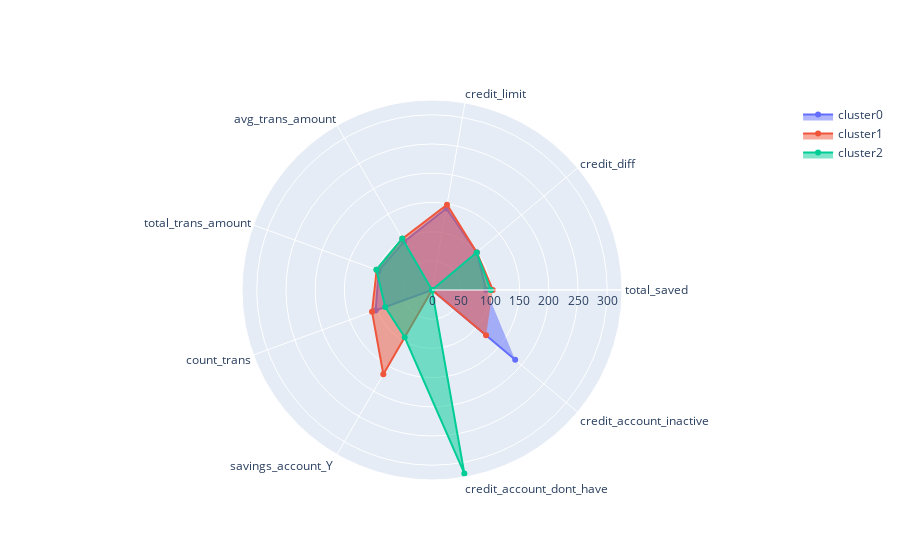

This figure's notebook cell:
### Code cell
# plot radar chart
plot_radarchart(df_trans_radar)

### Figure 1 — Plotly figure (JSON) as saved in the notebook; plotly's stock layout.template omitted (floating-point values rounded to 4 significant figures)
{"data": [{"fill": "toself", "name": "cluster0", "r": [92.75, 100.0, 141.6, 95.59, 96.98, 102.7, 0, 0, 185.9], "theta": ["total_saved", "credit_diff", "credit_limit", "avg_trans_amount", "total_trans_amount", "count_trans", "savings_account_Y ", "credit_account_dont_have", "credit_account_inactive"], "type": "scatterpolar"}, {"fill": "toself", "name": "cluster1", "r": [104.1, 100.1, 148.2, 101.3, 100.9, 109.3, 166.7, 0, 120.8], "theta": ["total_saved", "credit_diff", "credit_limit", "avg_trans_amount", "total_trans_amount", "count_trans", "savings_account_Y ", "credit_account_dont_have", "credit_account_inactive"], "type": "scatterpolar"}, {"fill": "toself", "name": "cluster2", "r": [100.5, 99.86, 0, 101.9, 101.3, 85.22, 93.54, 318.9, 0], "theta": ["total_saved", "credit_diff", "credit_limit", "avg_trans_amount", "total_trans_amount", "count_trans", "savings_account_Y ", "credit_account_dont_have", "credit_account_inactive"], "type": "scatterpolar"}], "layout": {"autosize": true, "polar": {"angularaxis": {"type": "category"}, "radialaxis": {"autorange": true, "range": [0, 332.7], "type": "linear", "visible": true}}, "showlegend": true}}
